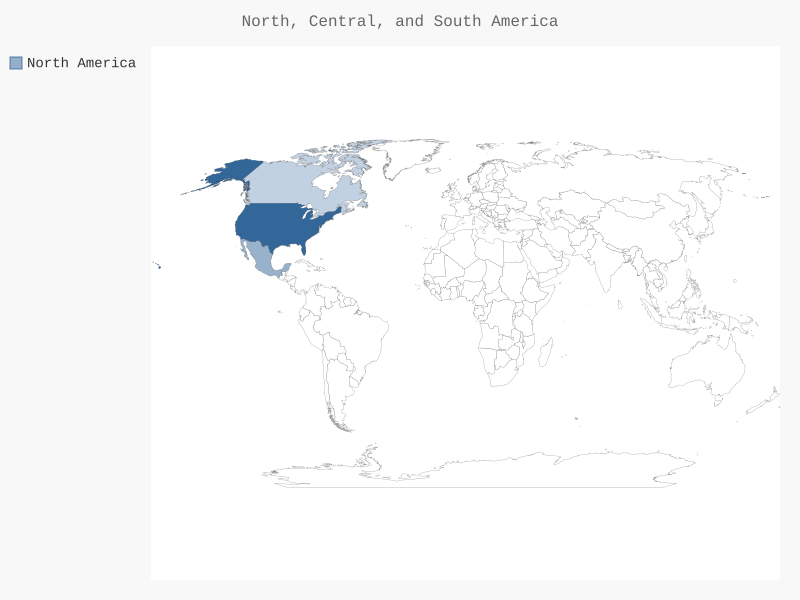

Recreate this plot in Python.
import pygal

from pygal_maps_world.i18n import COUNTRIES
from pygal_maps_world.maps import World
# 颜色相关
from pygal.style import RotateStyle
from pygal.style import LightColorizedStyle

"""
    在地图上显示数字
"""

wm_style = RotateStyle('#336699', base_style=LightColorizedStyle)

wm = World(style=wm_style)

wm.title = 'North, Central, and South America'

#第二个实参传递了一个字典而不是列表
wm.add('North America', {'ca': 34126000, 'us': 309349000, 'mx': 113423000})

wm.render_to_file('na_populations.svg')
